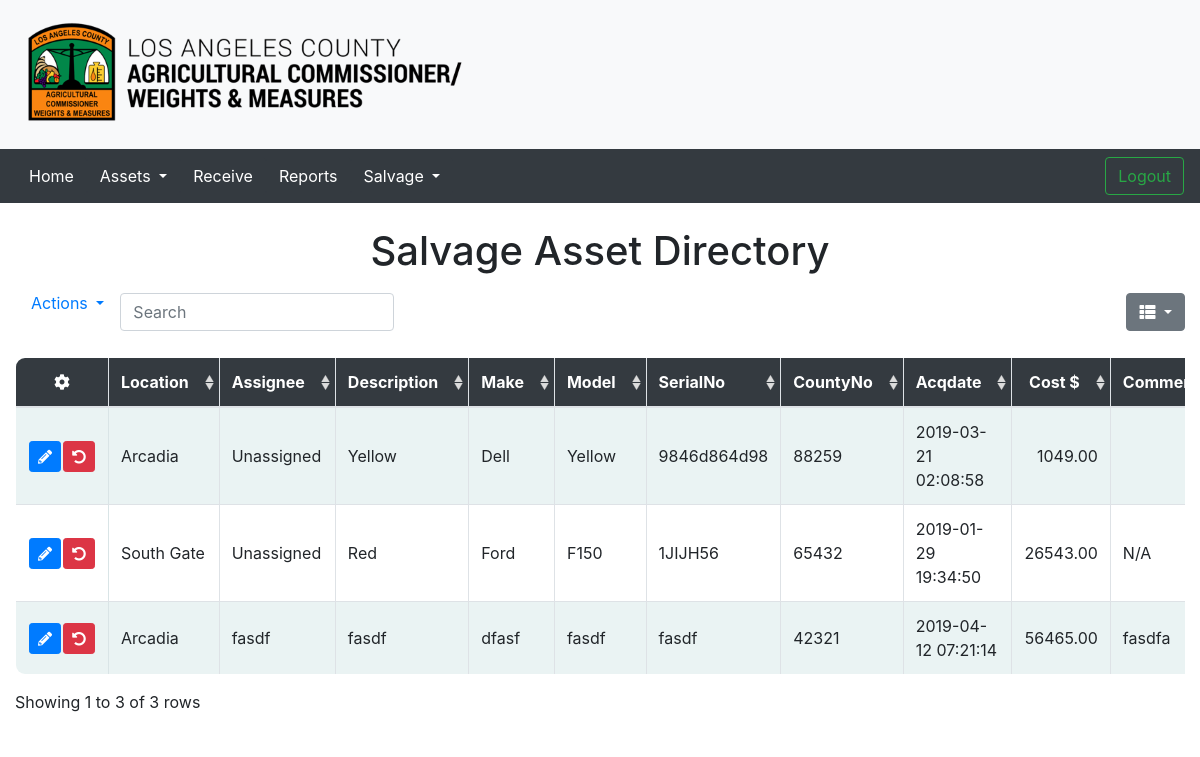
/salvage_assets.php (signed in), run on the app's committed database.
### tables this page shows
CREATE TABLE `salvage_asset` (
  `GUID` int(11) NOT NULL,
  `LOCATION` varchar(255) NOT NULL,
  `ASSIGNEE` varchar(255) NOT NULL,
  `DESCRIPTION` varchar(255) NOT NULL,
  `MAKE` varchar(255) NOT NULL,
  `MODEL` varchar(255) NOT NULL,
  `SERIALNO` varchar(255) NOT NULL,
  `COUNTYNO` int(11) NOT NULL,
  `ACDATE` timestamp NOT NULL DEFAULT CURRENT_TIMESTAMP,
  `COST` decimal(11,2) NOT NULL,
  `COMMENTS` varchar(255) NOT NULL,
  `STATUS` varchar(1) NOT NULL,
  `CATEGORY` varchar(255) NOT NULL,
  `BINVENT` int(11) NOT NULL,
  `SUBLOCATION` varchar(255) NOT NULL,
  `BUREAU` varchar(255) NOT NULL,
  `IMAGE` varchar(255) DEFAULT NULL,
  `ASSET_IMAGE` varchar(255) DEFAULT NULL,
  `LOCATION_IMAGE` varchar(255) DEFAULT NULL,
  `ASSIGNEE_IMAGE` varchar(255) DEFAULT NULL,
  PRIMARY KEY (`GUID`)
);

### salvage_assets.php (the view, shortened to what this page needs)
    <?php
include('header.php');
    ?>
<?php
  $conn = OpenCon();
  $sql = "SELECT * FROM SALVAGE_ASSET ORDER BY GUID";
  echo '<br><center><h1>Salvage Asset Directory</h1></center>';
  echo '
  <div class="col-md-12">
    <div id="alert" class="alert alert-info text-center" style="margin-top:20px; display:none;">
      <button class="close"><span aria-hidden="true">&times;</span></button>
      <span id="alert_message"></span>
    </div> ';
    if((isset($_SESSION["username"])) && !(count($_SESSION['userRoles']) == 1 && in_array("MANAGER", $_SESSION["userRoles"]))) {
      echo '
    <div class="columns columns-right btn-group float-left">
      <a class="nav-link dropdown-toggle" href="#" id="navbarDropdown" role="button" data-toggle="dropdown" aria-haspopup="true" aria-expanded="false">
        Actions
      </a>
      <div class="dropdown-menu" aria-labelledby="navbarDropdown">
        <a class="dropdown-item" href="#">Export</a>
        <a class="dropdown-item" href="#">Other</a>
      </div>
    </div>';
    }
    echo '
    <table class="responstable" data-toggle="table" data-search="true" data-pagination="true" data-search-align="left" data-show-columns="true">
      <thead>
        <tr> ';
          if((isset($_SESSION["username"])) && !(count($_SESSION['userRoles']) == 1 && in_array("MANAGER", $_SESSION["userRoles"]))) {
            echo '<th><em class="fas fa-cog "></em></th> ';
          }
          echo '
          <th data-sortable="true">Location</th>
          <th data-sortable="true">Assignee</th>
          <th data-sortable="true">Description</th>
          <th data-sortable="true">Make</th>
          <th data-sortable="true">Model</th>
          <th data-sortable="true">SerialNo</th>
          <th data-sortable="true">CountyNo</th>
          <th data-sortable="true">Acqdate</th>
          <th data-sortable="true" data-align="right">Cost $</th>
          <th data-sortable="true">Comments</th>
          <th data-sortable="true">Status</th>
          <th data-sortable="true">Category</th>
          <th data-sortable="true">Binvent</th>
          <th data-sortable="true">Sublocation</th>
          <th data-sortable="true">Bureau</th>
        </tr>
      </thead>
    <tbody>';
    if ($result = $conn->query($sql))
    {
      if ($result->rowCount() > 0)
      {
        while ($row = $result->fetch())
        {
          if((isset($_SESSION["username"])) && !(count($_SESSION['userRoles']) == 1 && in_array("MANAGER", $_SESSION["userRoles"])))
           echo'<tr align="center">
            <td>
              <div class="btn-group" role="group">
                <a class="edit-btn">
                  <button class="btn btn-primary btn-sm edit" data-id="'.$row["GUID"].'">
                  <em class="fas fa-pencil-alt"></em></button>
                </a>
                <a class="restore-btn">
                  <button class="btn btn-danger btn-sm restore" data-id="'.$row["GUID"].'">
                  <em class="fas fa-undo-alt""></em></button>
                </a>
              </div>
            </td>';
            echo  "<td>" . $row['LOCATION'] . "</td>";
            echo  "<td>" . $row['ASSIGNEE'] . "</td>";
            echo  "<td>" . $row['DESCRIPTION'] . "</td>";
            echo  "<td>" . $row['MAKE'] . "</td>";
            echo  "<td>" . $row['MODEL'] . "</td>";
            echo  "<td>" . $row['SERIALNO'] . "</td>";
            echo  "<td>" . $row['COUNTYNO'] . "</td>";
            echo  "<td>" . $row['ACDATE'] . "</td>";
            echo  "<td>" . $row['COST'] . "</td>";
            echo  "<td>" . $row['COMMENTS'] . "</td>";
            echo "</tr>";
          }
        echo '</tbody>
        </table>';
        }
        else
        {
        }
        }
        else
        {
          echo "Error: " . $conn->error;
        }
          echo '</div>';
?>
</body>
</html>

### data on the page
salvage_asset: LOCATION "Arcadia", ASSIGNEE "Unassigned", DESCRIPTION "Yellow", MAKE "Dell", MODEL "Yellow", SERIALNO "9846d864d98", COUNTYNO "88259", ACDATE "2019-03-21 02:08:58", COST "1049.00"
salvage_asset: LOCATION "South Gate", ASSIGNEE "Unassigned", DESCRIPTION "Red", MAKE "Ford", MODEL "F150", SERIALNO "1JIJH56", COUNTYNO "65432", ACDATE "2019-01-29 19:34:50", COST "26543.00", COMMENTS "N/A"
salvage_asset: LOCATION "Arcadia", ASSIGNEE "fasdf", DESCRIPTION "fasdf", MAKE "dfasf", MODEL "fasdf", SERIALNO "fasdf", COUNTYNO "42321", ACDATE "2019-04-12 07:21:14", COST "56465.00", COMMENTS "fasdfa"
